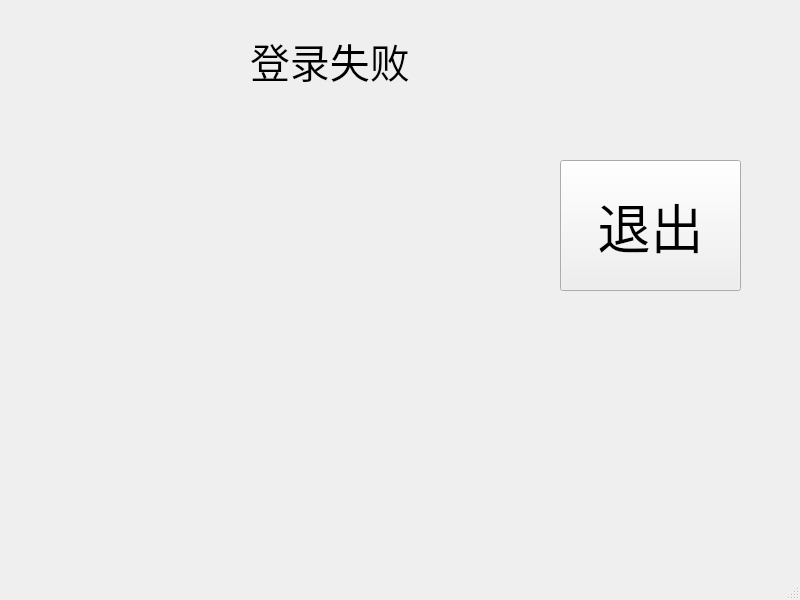
<?xml version="1.0" encoding="UTF-8"?>
<ui version="4.0">
 <class>loginfail</class>
 <widget class="QMainWindow" name="loginfail">
  <property name="geometry">
   <rect>
    <x>0</x>
    <y>0</y>
    <width>800</width>
    <height>600</height>
   </rect>
  </property>
  <property name="windowTitle">
   <string>MainWindow</string>
  </property>
  <widget class="QWidget" name="centralwidget">
   <widget class="QLabel" name="label">
    <property name="geometry">
     <rect>
      <x>250</x>
      <y>0</y>
      <width>250</width>
      <height>120</height>
     </rect>
    </property>
    <property name="font">
     <font>
      <family>华文新魏</family>
      <pointsize>30</pointsize>
     </font>
    </property>
    <property name="text">
     <string>登录失败</string>
    </property>
   </widget>
   <widget class="QLabel" name="label_2">
    <property name="geometry">
     <rect>
      <x>0</x>
      <y>120</y>
      <width>480</width>
      <height>360</height>
     </rect>
    </property>
    <property name="text">
     <string/>
    </property>
   </widget>
   <widget class="QPushButton" name="pushButton">
    <property name="geometry">
     <rect>
      <x>560</x>
      <y>160</y>
      <width>181</width>
      <height>131</height>
     </rect>
    </property>
    <property name="font">
     <font>
      <pointsize>40</pointsize>
     </font>
    </property>
    <property name="text">
     <string>退出</string>
    </property>
   </widget>
  </widget>
  <widget class="QStatusBar" name="statusbar"/>
 </widget>
 <resources/>
 <connections/>
</ui>
